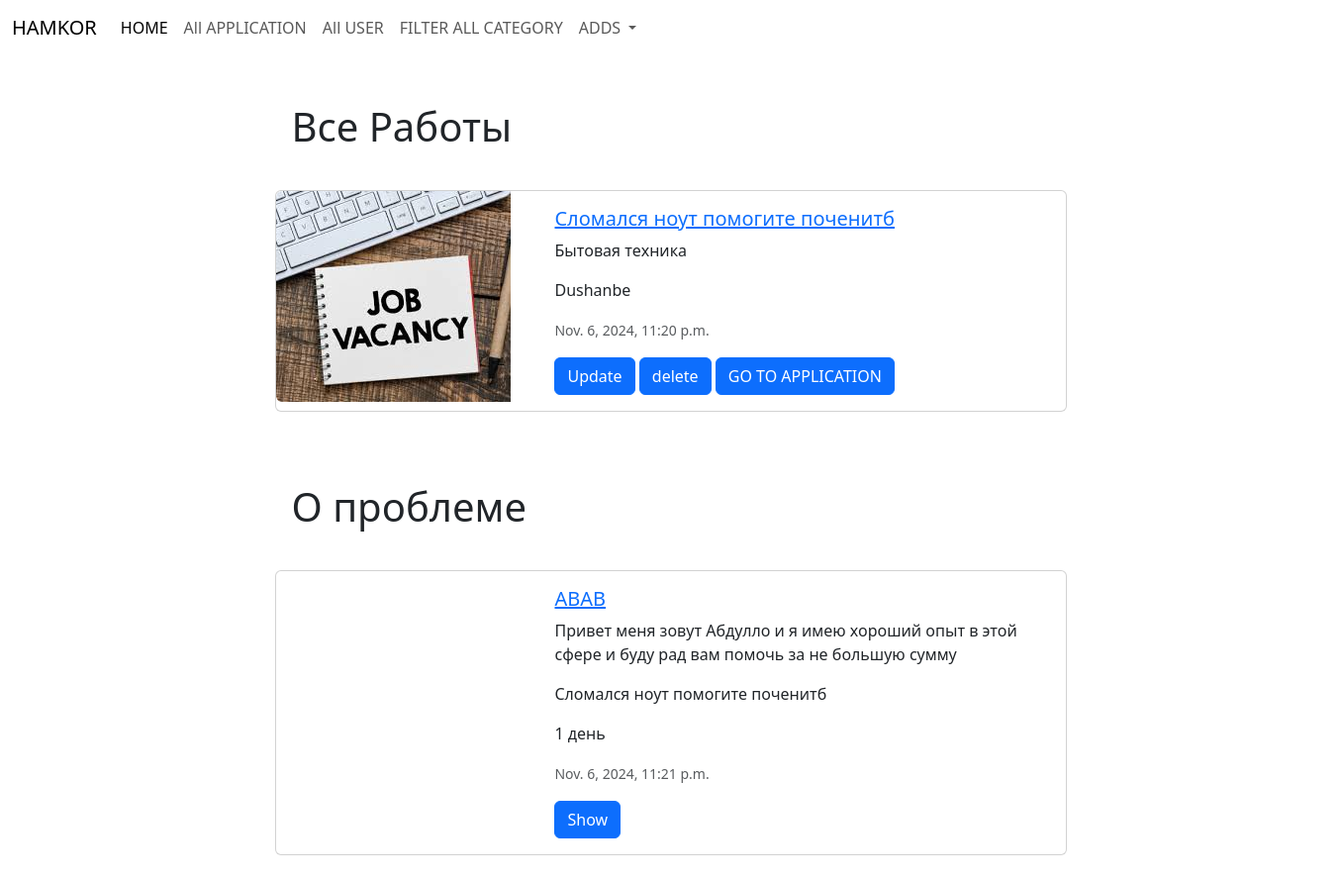
The app's page /detailproblem/4 with its own data.
### hamkor/models.py (models this page shows, shortened)
class Problems(models.Model):
    title = models.CharField(max_length=50)
    description = models.TextField()
    user_id = models.ForeignKey(User,  on_delete=models.CASCADE)
    category_id = models.ForeignKey(Category,  on_delete=models.CASCADE)
    city_id =  models.ForeignKey(City,  on_delete=models.CASCADE)
    region_id =  models.ForeignKey(Region,  on_delete=models.CASCADE)
    street_id =  models.ForeignKey(Street,  on_delete=models.CASCADE)
    img = models.ImageField(upload_to='static/images', height_field=None, width_field=None, max_length=None)
    status = models.BooleanField(default=False)
    is_activ = models.BooleanField(default=True)
    created_at = models.DateTimeField(auto_now=True, auto_now_add=False)
    def __str__(self):
        return self.title

class Category(models.Model):
    category_name = models.CharField(max_length=50)
    is_active = models.BooleanField(default=True)
    def __str__(self):
        return self.category_name

class City(models.Model):
    city_name = models.CharField(max_length=50)
    def __str__(self):
        return self.city_name

class Application(models.Model):
    user_id = models.ForeignKey(User, on_delete=models.CASCADE)
    message = models.TextField()
    price = models.DecimalField(max_digits=6, decimal_places=2)
    problems_id = models.ForeignKey(Problems, on_delete=models.CASCADE)
    status = models.CharField(max_length=50)
    duration = models.CharField(max_length=50)
    is_activ = models.BooleanField(default=True)
    created_at = models.DateTimeField(auto_now=True, auto_now_add=False)

class User(models.Model):
    f_name = models.CharField(max_length=50)
    l_name = models.CharField(max_length=50)
    username = models.CharField(max_length=50)
    age =  models.IntegerField()
    email = models.EmailField(max_length=254)
    phone_number = models.CharField(max_length=50)
    profile_pic = models.ImageField(upload_to='static/images', height_field=None, width_field=None, max_length=None)
    password = models.CharField(max_length=50)
    is_active = models.BooleanField(default=True)
    create_at = models.DateTimeField(auto_now=True, auto_now_add=False)
    def __str__(self):
        return self.username

### hamkor/views.py (the view)
# urls.py: path('detailproblem/<int:pk>', problems_detail_view, name='detailproblem'),
def problems_detail_view(request, pk):
    problem = Problems.objects.filter(id=pk).first()
    applications = Application.objects.filter(problems_id=pk)
    return render(request, "detailproblems.html", {"problem": problem, "applications": applications})

### templates/detailproblems.html (shortened to what this page needs)
{% extends "base.html" %}
{% block content %}
<div class="container mt-5">
        <div class="row justify-content-center">
            <h1 class="h11">Все Работы</h1>
            <div class="d-flex justify-content-center mb-4">
                <div class="card" style="width: 800px;">
                    <div class="row g-0">
                        <div class="col-md-4">
                            <img src="{{ problem.img.url|default:'path/to/default-image.jpg' }}" class="img-fluid rounded-start" alt="{{ problem.title }}">
                        </div>
                        <div class="col-md-8">
                            <div class="card-body">
                                <h5 class="card-title">
                                    <a href="{% url 'detailproblem' problem.id %}">{{ problem.title }}</a>
                                </h5>
                                <p class="card-text">{{ problem.category_id }}</p>
                                <p class="card-text">{{ problem.city_id }}</p>
                                <p class="card-text"><small class="text-muted">{{ problem.created_at }}</small></p>
                                <a href="{% url 'updateproblem' problem.id %}" class="btn btn-primary">Update</a>
                                <a href="{% url 'deleteproblem' problem.id %}" class="btn btn-primary">delete</a>
                                <a href="{% url 'createapplication' problem.id %}" class="btn btn-primary">GO TO APPLICATION</a>
                            </div>
                        </div>
                    </div>
                </div>
            </div>
        </div>
</div>
<div class="container mt-5">
    {% if applications.count > 0 %}
        <div class="row justify-content-center">
            <h1 class="h11">О проблеме</h1>
            {% for application in applications %}
            <div class="d-flex justify-content-center mb-4">
                <div class="card" style="width: 800px;">
                    <div class="row g-0">
                        <div class="col-md-4">
                        </div>
                        <div class="col-md-8">
                            <div class="card-body">
                                <h5 class="card-title">
                                    <a href="{% url 'detailapplication' application.id %}">{{ application.user_id }}</a>
                                </h5>
                                <p class="card-text">{{ application.message }}</p>
                                <p class="card-text">{{ application.problems_id }}</p>
                                <p class="card-text">{{ application.duration }}</p>
                                <p class="card-text"><small class="text-muted">{{ application.created_at }}</small></p>
                                <a href="{% url 'detailapplication' application.id %}" class="btn btn-primary">Show</a>
                            </div>
                        </div>
                    </div>
                </div>
            </div>
            {% endfor %}
        </div>
    {% else %}
        <p>No applications available at the moment.</p>
    {% endif %}
</div>
{% endblock content %}

### templates/base.html (shortened to what this page needs)
<!DOCTYPE html>
<html lang="en">
<head>
    {% load bootstrap5 %}
    {% bootstrap_css %}
</head>
<body>
    <header>
        <nav class="navbar navbar-expand-lg bg-gray ">
            <div class="container-fluid">
              <a class="navbar-brand" href="{% url 'home' %}">HAMKOR</a>
              <div class="collapse navbar-collapse" id="navbarNavDropdown">
                <ul class="navbar-nav">
                  <li class="nav-item">
                    <a class="nav-link active" aria-current="page" href="{% url 'home' %}">HOME</a>
                  </li>
                  <li class="nav-item">
                    <a class="nav-link" href="{% url 'allapl' %}">All APPLICATION</a>
                  </li>
                  <li class="nav-item">
                    <a class="nav-link" href="{% url 'alluser' %}">All USER</a>
                  </li>
                  <li class="nav-item">
                    <a class="nav-link" href="{% url 'allcategory' %}">FILTER ALL CATEGORY</a>
                  </li>
                  <li class="nav-item dropdown">
                    <a class="nav-link dropdown-toggle" href="#" role="button" data-bs-toggle="dropdown" aria-expanded="false">
                      ADDS
                    </a>
                  </li>
                </ul>
              </div>
            </div>
          </nav>
    </header>
    {% block content %}{% endblock content %}
</body>
</html>

### templates/base.html (style rules this page uses)
.h11 { margin-left: 350px; margin-bottom: 40px; }

### records on screen
Problems: img (picture), title "Сломался ноут помогите поченитб", category_id "Бытовая техника", city_id "Dushanbe", created_at "Nov. 6, 2024, 11:20 p.m."
Application: user_id "ABAB", message "Привет меня зовут Абдулло и я имею хороший опыт в этой сфере и буду рад вам помочь за не большую сумму", problems_id "Сломался ноут помогите поченитб", duration "1 день", created_at "Nov. 6, 2024, 11:21 p.m."
